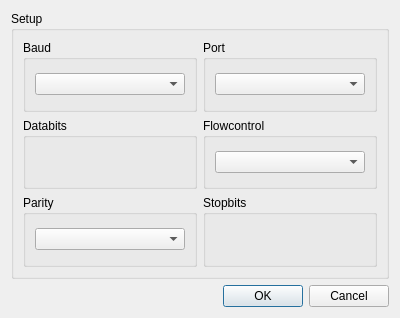
<?xml version="1.0" encoding="UTF-8"?>
<ui version="4.0">
 <class>SettingsDialog</class>
 <widget class="QDialog" name="SettingsDialog">
  <property name="geometry">
   <rect>
    <x>0</x>
    <y>0</y>
    <width>400</width>
    <height>318</height>
   </rect>
  </property>
  <property name="windowTitle">
   <string>Settings</string>
  </property>
  <layout class="QGridLayout" name="gridLayout_2">
   <item row="1" column="0">
    <widget class="QDialogButtonBox" name="buttonBox">
     <property name="orientation">
      <enum>Qt::Horizontal</enum>
     </property>
     <property name="standardButtons">
      <set>QDialogButtonBox::Cancel|QDialogButtonBox::Ok</set>
     </property>
    </widget>
   </item>
   <item row="0" column="0">
    <widget class="QGroupBox" name="groupBox">
     <property name="title">
      <string>Setup </string>
     </property>
     <layout class="QVBoxLayout" name="verticalLayout_3">
      <item>
       <layout class="QHBoxLayout" name="horizontalLayout_2">
        <item>
         <widget class="QGroupBox" name="groupBox_3">
          <property name="title">
           <string>Baud</string>
          </property>
          <layout class="QGridLayout" name="gridLayout_3">
           <item row="0" column="0">
            <widget class="QComboBox" name="cmbBaud"/>
           </item>
          </layout>
         </widget>
        </item>
        <item>
         <widget class="QGroupBox" name="groupBox_2">
          <property name="title">
           <string>Port</string>
          </property>
          <layout class="QGridLayout" name="gridLayout">
           <item row="0" column="0">
            <widget class="QComboBox" name="cmbPortList"/>
           </item>
          </layout>
         </widget>
        </item>
       </layout>
      </item>
      <item>
       <layout class="QHBoxLayout" name="horizontalLayout">
        <item>
         <widget class="QGroupBox" name="groupBox_5">
          <property name="title">
           <string>Databits</string>
          </property>
          <layout class="QGridLayout" name="gridLayout_4">
           <item row="0" column="0">
            <layout class="QHBoxLayout" name="dataBitsContainer"/>
           </item>
          </layout>
         </widget>
        </item>
        <item>
         <widget class="QGroupBox" name="groupBox_4">
          <property name="title">
           <string>Flowcontrol</string>
          </property>
          <layout class="QGridLayout" name="gridLayout_5">
           <item row="1" column="0">
            <widget class="QComboBox" name="cmbFlowControl"/>
           </item>
          </layout>
         </widget>
        </item>
       </layout>
      </item>
      <item>
       <layout class="QHBoxLayout" name="horizontalLayout_4">
        <item>
         <widget class="QGroupBox" name="groupBox_7">
          <property name="title">
           <string>Parity</string>
          </property>
          <layout class="QGridLayout" name="gridLayout_6">
           <item row="0" column="0">
            <widget class="QComboBox" name="cmbParity"/>
           </item>
          </layout>
         </widget>
        </item>
        <item>
         <widget class="QGroupBox" name="groupBox_6">
          <property name="title">
           <string>Stopbits</string>
          </property>
          <layout class="QGridLayout" name="gridLayout_7">
           <item row="0" column="0">
            <layout class="QHBoxLayout" name="stopBitsContainer"/>
           </item>
          </layout>
         </widget>
        </item>
       </layout>
      </item>
     </layout>
    </widget>
   </item>
  </layout>
 </widget>
 <resources/>
 <connections>
  <connection>
   <sender>buttonBox</sender>
   <signal>accepted()</signal>
   <receiver>SettingsDialog</receiver>
   <slot>accept()</slot>
   <hints>
    <hint type="sourcelabel">
     <x>248</x>
     <y>254</y>
    </hint>
    <hint type="destinationlabel">
     <x>157</x>
     <y>274</y>
    </hint>
   </hints>
  </connection>
  <connection>
   <sender>buttonBox</sender>
   <signal>rejected()</signal>
   <receiver>SettingsDialog</receiver>
   <slot>reject()</slot>
   <hints>
    <hint type="sourcelabel">
     <x>316</x>
     <y>260</y>
    </hint>
    <hint type="destinationlabel">
     <x>286</x>
     <y>274</y>
    </hint>
   </hints>
  </connection>
 </connections>
</ui>
